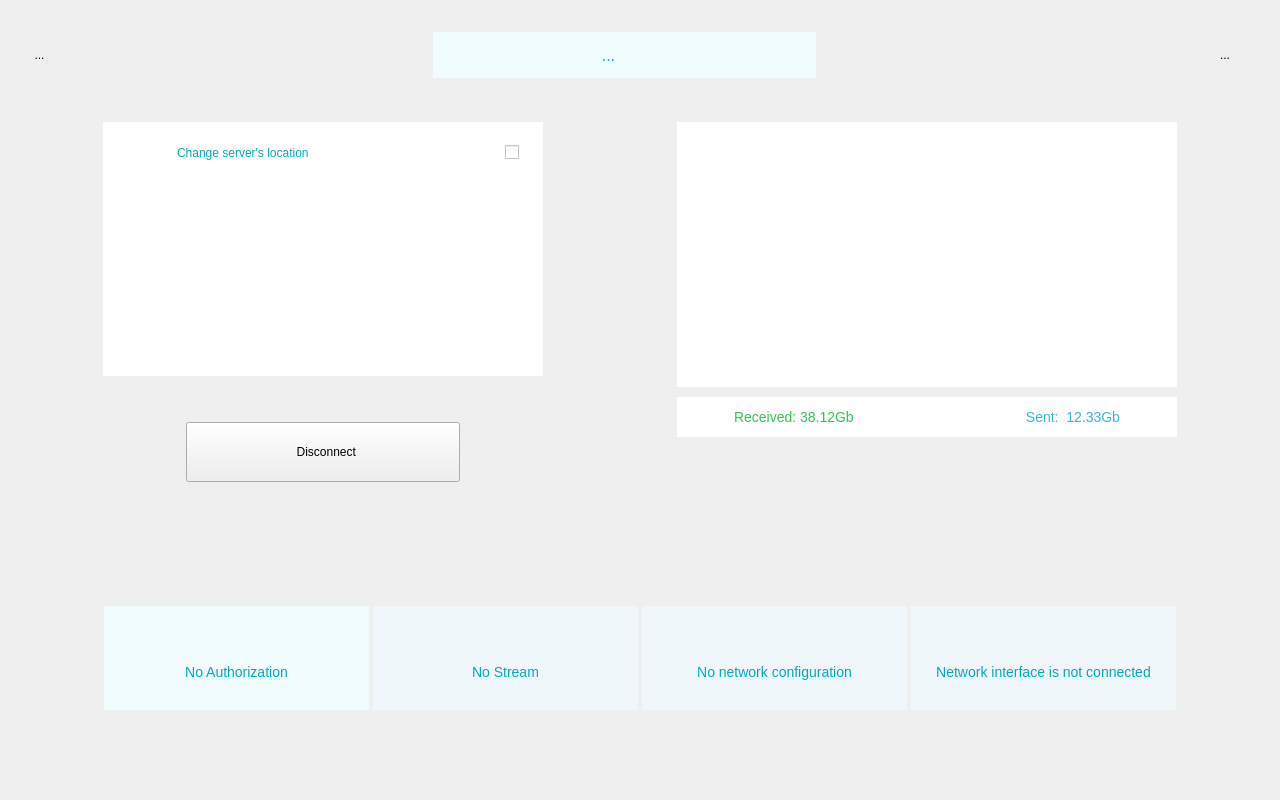
<?xml version="1.0" encoding="UTF-8"?>
<ui version="4.0">
 <class>DashboardBig</class>
 <widget class="QWidget" name="DashboardBig">
  <property name="geometry">
   <rect>
    <x>0</x>
    <y>0</y>
    <width>1280</width>
    <height>800</height>
   </rect>
  </property>
  <property name="maximumSize">
   <size>
    <width>1280</width>
    <height>800</height>
   </size>
  </property>
  <property name="windowTitle">
   <string>Form</string>
  </property>
  <property name="styleSheet">
   <string notr="true">#Dashboard {
	background-image: url(:/pics/bg\@3x.png);
}</string>
  </property>
  <layout class="QHBoxLayout" name="horizontalLayout_17">
   <property name="spacing">
    <number>0</number>
   </property>
   <property name="leftMargin">
    <number>30</number>
   </property>
   <property name="topMargin">
    <number>30</number>
   </property>
   <property name="rightMargin">
    <number>30</number>
   </property>
   <property name="bottomMargin">
    <number>30</number>
   </property>
   <item>
    <layout class="QHBoxLayout" name="horizontalLayout_16">
     <item>
      <layout class="QVBoxLayout" name="verticalLayout_8">
       <property name="bottomMargin">
        <number>0</number>
       </property>
       <item>
        <layout class="QHBoxLayout" name="horizontalLayout_3">
         <item>
          <widget class="QToolButton" name="btHelp">
           <property name="styleSheet">
            <string notr="true">border-radius:25px;</string>
           </property>
           <property name="text">
            <string>...</string>
           </property>
           <property name="icon">
            <iconset resource="../resources/DiveVPN/main.qrc">
             <normaloff>:/pics/help_icon_noactive@3x.png</normaloff>:/pics/help_icon_noactive@3x.png</iconset>
           </property>
           <property name="iconSize">
            <size>
             <width>50</width>
             <height>50</height>
            </size>
           </property>
           <property name="autoRaise">
            <bool>true</bool>
           </property>
          </widget>
         </item>
         <item>
          <spacer name="horizontalSpacer_2">
           <property name="orientation">
            <enum>Qt::Horizontal</enum>
           </property>
           <property name="sizeHint" stdset="0">
            <size>
             <width>198</width>
             <height>20</height>
            </size>
           </property>
          </spacer>
         </item>
         <item>
          <layout class="QHBoxLayout" name="horizontalLayout_2">
           <property name="spacing">
            <number>0</number>
           </property>
           <item>
            <widget class="QLabel" name="lbMessage">
             <property name="sizePolicy">
              <sizepolicy hsizetype="Expanding" vsizetype="Minimum">
               <horstretch>0</horstretch>
               <verstretch>0</verstretch>
              </sizepolicy>
             </property>
             <property name="minimumSize">
              <size>
               <width>225</width>
               <height>46</height>
              </size>
             </property>
             <property name="maximumSize">
              <size>
               <width>16777215</width>
               <height>46</height>
              </size>
             </property>
             <property name="styleSheet">
              <string notr="true">background-color: rgb(240, 252, 254);
font: 16px;
color: rgb(4, 167, 198);
</string>
             </property>
             <property name="text">
              <string>...</string>
             </property>
             <property name="alignment">
              <set>Qt::AlignCenter</set>
             </property>
            </widget>
           </item>
           <item>
            <widget class="QPushButton" name="btMessageClose">
             <property name="sizePolicy">
              <sizepolicy hsizetype="Minimum" vsizetype="Minimum">
               <horstretch>0</horstretch>
               <verstretch>0</verstretch>
              </sizepolicy>
             </property>
             <property name="minimumSize">
              <size>
               <width>20</width>
               <height>20</height>
              </size>
             </property>
             <property name="maximumSize">
              <size>
               <width>46</width>
               <height>46</height>
              </size>
             </property>
             <property name="styleSheet">
              <string notr="true">QPushButton {
	background-color: rgb(240, 252, 254);
    border: none;
}</string>
             </property>
             <property name="text">
              <string/>
             </property>
             <property name="icon">
              <iconset resource="../resources/DiveVPN/main.qrc">
               <normaloff>:/pics/close_icon@3x.png</normaloff>:/pics/close_icon@3x.png</iconset>
             </property>
             <property name="iconSize">
              <size>
               <width>46</width>
               <height>46</height>
              </size>
             </property>
             <property name="flat">
              <bool>false</bool>
             </property>
            </widget>
           </item>
          </layout>
         </item>
         <item>
          <spacer name="horizontalSpacer_3">
           <property name="orientation">
            <enum>Qt::Horizontal</enum>
           </property>
           <property name="sizeHint" stdset="0">
            <size>
             <width>108</width>
             <height>20</height>
            </size>
           </property>
          </spacer>
         </item>
         <item>
          <widget class="QToolButton" name="btSettings">
           <property name="minimumSize">
            <size>
             <width>50</width>
             <height>50</height>
            </size>
           </property>
           <property name="maximumSize">
            <size>
             <width>50</width>
             <height>50</height>
            </size>
           </property>
           <property name="styleSheet">
            <string notr="true">border-radius:25px;</string>
           </property>
           <property name="text">
            <string>...</string>
           </property>
           <property name="icon">
            <iconset resource="../resources/DiveVPN/main.qrc">
             <normaloff>:/pics/settings_icon_noactive@3x.png</normaloff>:/pics/settings_icon_noactive@3x.png</iconset>
           </property>
           <property name="iconSize">
            <size>
             <width>50</width>
             <height>50</height>
            </size>
           </property>
           <property name="autoRaise">
            <bool>true</bool>
           </property>
          </widget>
         </item>
        </layout>
       </item>
       <item>
        <spacer name="verticalSpacer_2">
         <property name="orientation">
          <enum>Qt::Vertical</enum>
         </property>
         <property name="sizeType">
          <enum>QSizePolicy::Fixed</enum>
         </property>
         <property name="sizeHint" stdset="0">
          <size>
           <width>20</width>
           <height>42</height>
          </size>
         </property>
        </spacer>
       </item>
       <item>
        <layout class="QHBoxLayout" name="horizontalLayout_15">
         <property name="leftMargin">
          <number>0</number>
         </property>
         <property name="topMargin">
          <number>0</number>
         </property>
         <property name="rightMargin">
          <number>0</number>
         </property>
         <property name="bottomMargin">
          <number>0</number>
         </property>
         <item>
          <spacer name="horizontalSpacer_17">
           <property name="orientation">
            <enum>Qt::Horizontal</enum>
           </property>
           <property name="sizeHint" stdset="0">
            <size>
             <width>40</width>
             <height>20</height>
            </size>
           </property>
          </spacer>
         </item>
         <item>
          <layout class="QVBoxLayout" name="verticalLayout_3">
           <property name="spacing">
            <number>6</number>
           </property>
           <property name="topMargin">
            <number>0</number>
           </property>
           <item>
            <widget class="QWidget" name="widget_5" native="true">
             <property name="minimumSize">
              <size>
               <width>440</width>
               <height>60</height>
              </size>
             </property>
             <property name="maximumSize">
              <size>
               <width>440</width>
               <height>300</height>
              </size>
             </property>
             <property name="styleSheet">
              <string notr="true">background-color: rgb(255, 255, 255);</string>
             </property>
             <layout class="QVBoxLayout" name="verticalLayout">
              <property name="spacing">
               <number>0</number>
              </property>
              <property name="leftMargin">
               <number>24</number>
              </property>
              <property name="topMargin">
               <number>16</number>
              </property>
              <property name="rightMargin">
               <number>24</number>
              </property>
              <property name="bottomMargin">
               <number>16</number>
              </property>
              <item>
               <layout class="QHBoxLayout" name="horizontalLayout_6">
                <property name="spacing">
                 <number>0</number>
                </property>
                <item>
                 <widget class="QLabel" name="lbLocationFlag">
                  <property name="sizePolicy">
                   <sizepolicy hsizetype="Fixed" vsizetype="Fixed">
                    <horstretch>0</horstretch>
                    <verstretch>0</verstretch>
                   </sizepolicy>
                  </property>
                  <property name="minimumSize">
                   <size>
                    <width>50</width>
                    <height>30</height>
                   </size>
                  </property>
                  <property name="maximumSize">
                   <size>
                    <width>50</width>
                    <height>30</height>
                   </size>
                  </property>
                  <property name="styleSheet">
                   <string notr="true">padding-right: 10px;
background-color: rgb(255, 255, 255);</string>
                  </property>
                  <property name="text">
                   <string/>
                  </property>
                  <property name="pixmap">
                   <pixmap resource="../resources/common/common.qrc">:/country/ussr.png</pixmap>
                  </property>
                  <property name="scaledContents">
                   <bool>true</bool>
                  </property>
                 </widget>
                </item>
                <item>
                 <widget class="QLabel" name="lbServerName">
                  <property name="sizePolicy">
                   <sizepolicy hsizetype="Expanding" vsizetype="Preferred">
                    <horstretch>0</horstretch>
                    <verstretch>0</verstretch>
                   </sizepolicy>
                  </property>
                  <property name="styleSheet">
                   <string notr="true">color: rgb(4, 167, 198);</string>
                  </property>
                  <property name="text">
                   <string>Change server's location</string>
                  </property>
                 </widget>
                </item>
                <item>
                 <widget class="QCheckBox" name="cbServersListVisible">
                  <property name="text">
                   <string/>
                  </property>
                 </widget>
                </item>
               </layout>
              </item>
              <item>
               <widget class="QListWidget" name="cbUpstream">
                <property name="styleSheet">
                 <string notr="true">color: rgb(4, 167, 198);
border: none;</string>
                </property>
               </widget>
              </item>
             </layout>
            </widget>
           </item>
           <item>
            <spacer name="verticalSpacer">
             <property name="orientation">
              <enum>Qt::Vertical</enum>
             </property>
             <property name="sizeType">
              <enum>QSizePolicy::MinimumExpanding</enum>
             </property>
             <property name="sizeHint" stdset="0">
              <size>
               <width>20</width>
               <height>40</height>
              </size>
             </property>
            </spacer>
           </item>
           <item>
            <layout class="QHBoxLayout" name="horizontalLayout_9">
             <item>
              <spacer name="horizontalSpacer_4">
               <property name="orientation">
                <enum>Qt::Horizontal</enum>
               </property>
               <property name="sizeHint" stdset="0">
                <size>
                 <width>40</width>
                 <height>20</height>
                </size>
               </property>
              </spacer>
             </item>
             <item>
              <widget class="QPushButton" name="btDisconnect">
               <property name="sizePolicy">
                <sizepolicy hsizetype="Minimum" vsizetype="Fixed">
                 <horstretch>0</horstretch>
                 <verstretch>0</verstretch>
                </sizepolicy>
               </property>
               <property name="minimumSize">
                <size>
                 <width>274</width>
                 <height>60</height>
                </size>
               </property>
               <property name="styleSheet">
                <string notr="true">QPushButton {
    border-radius: 30px;
	font: 19px Regular;
    background-color: rgb(240, 252, 254);
    color: #03A7C6;
    padding-left: 25px;
    image-position: left;
	image: url(:/pics/off_icon_noactive\@3x.png)
}

QPushButton:hover{
    background-color: #14B4DD;
	color: #fff;
	border: 1px solid #fff;
    padding-left: 25px;
    image-position: left;
	image: url(:/pics/off_icon_active\@3x.png)
} 
</string>
               </property>
               <property name="text">
                <string>  Disconnect</string>
               </property>
               <property name="iconSize">
                <size>
                 <width>30</width>
                 <height>19</height>
                </size>
               </property>
              </widget>
             </item>
             <item>
              <spacer name="horizontalSpacer_5">
               <property name="orientation">
                <enum>Qt::Horizontal</enum>
               </property>
               <property name="sizeHint" stdset="0">
                <size>
                 <width>40</width>
                 <height>20</height>
                </size>
               </property>
              </spacer>
             </item>
            </layout>
           </item>
          </layout>
         </item>
         <item>
          <spacer name="horizontalSpacer">
           <property name="orientation">
            <enum>Qt::Horizontal</enum>
           </property>
           <property name="sizeType">
            <enum>QSizePolicy::Fixed</enum>
           </property>
           <property name="sizeHint" stdset="0">
            <size>
             <width>134</width>
             <height>20</height>
            </size>
           </property>
          </spacer>
         </item>
         <item>
          <layout class="QVBoxLayout" name="verticalLayout_2">
           <property name="spacing">
            <number>0</number>
           </property>
           <property name="bottomMargin">
            <number>0</number>
           </property>
           <item>
            <widget class="QGraphicsView" name="graphicsView">
             <property name="minimumSize">
              <size>
               <width>500</width>
               <height>265</height>
              </size>
             </property>
             <property name="maximumSize">
              <size>
               <width>500</width>
               <height>265</height>
              </size>
             </property>
             <property name="styleSheet">
              <string notr="true">background-color: rgb(255,255,255);
border: none;</string>
             </property>
             <property name="verticalScrollBarPolicy">
              <enum>Qt::ScrollBarAlwaysOff</enum>
             </property>
             <property name="horizontalScrollBarPolicy">
              <enum>Qt::ScrollBarAlwaysOff</enum>
             </property>
             <property name="backgroundBrush">
              <brush brushstyle="NoBrush">
               <color alpha="255">
                <red>255</red>
                <green>255</green>
                <blue>255</blue>
               </color>
              </brush>
             </property>
             <property name="foregroundBrush">
              <brush brushstyle="NoBrush">
               <color alpha="255">
                <red>255</red>
                <green>255</green>
                <blue>255</blue>
               </color>
              </brush>
             </property>
             <property name="interactive">
              <bool>false</bool>
             </property>
             <property name="renderHints">
              <set>QPainter::Antialiasing|QPainter::HighQualityAntialiasing|QPainter::TextAntialiasing</set>
             </property>
             <property name="viewportUpdateMode">
              <enum>QGraphicsView::FullViewportUpdate</enum>
             </property>
            </widget>
           </item>
           <item>
            <spacer name="verticalSpacer_5">
             <property name="orientation">
              <enum>Qt::Vertical</enum>
             </property>
             <property name="sizeType">
              <enum>QSizePolicy::Fixed</enum>
             </property>
             <property name="sizeHint" stdset="0">
              <size>
               <width>20</width>
               <height>10</height>
              </size>
             </property>
            </spacer>
           </item>
           <item>
            <layout class="QHBoxLayout" name="horizontalLayout_7">
             <property name="spacing">
              <number>0</number>
             </property>
             <item>
              <widget class="QLabel" name="lbReceived">
               <property name="sizePolicy">
                <sizepolicy hsizetype="Expanding" vsizetype="Minimum">
                 <horstretch>0</horstretch>
                 <verstretch>0</verstretch>
                </sizepolicy>
               </property>
               <property name="maximumSize">
                <size>
                 <width>16777215</width>
                 <height>40</height>
                </size>
               </property>
               <property name="styleSheet">
                <string notr="true">background-color: rgb(255, 255, 255);
color: rgba(0, 181, 43, 0.8);;
font: 14px;
padding-left: 54px;
border: none;</string>
               </property>
               <property name="text">
                <string>Received: 38.12Gb</string>
               </property>
               <property name="alignment">
                <set>Qt::AlignLeading|Qt::AlignLeft|Qt::AlignVCenter</set>
               </property>
              </widget>
             </item>
             <item>
              <widget class="QLabel" name="lbSent">
               <property name="sizePolicy">
                <sizepolicy hsizetype="Expanding" vsizetype="Minimum">
                 <horstretch>0</horstretch>
                 <verstretch>0</verstretch>
                </sizepolicy>
               </property>
               <property name="minimumSize">
                <size>
                 <width>0</width>
                 <height>40</height>
                </size>
               </property>
               <property name="maximumSize">
                <size>
                 <width>16777215</width>
                 <height>40</height>
                </size>
               </property>
               <property name="styleSheet">
                <string notr="true">background-color: rgb(255, 255, 255);
color: rgba(3, 167, 198, 0.8);
padding-right: 54px;
font: 14px;
border: none;</string>
               </property>
               <property name="text">
                <string>Sent:  12.33Gb</string>
               </property>
               <property name="alignment">
                <set>Qt::AlignRight|Qt::AlignTrailing|Qt::AlignVCenter</set>
               </property>
              </widget>
             </item>
            </layout>
           </item>
           <item>
            <spacer name="verticalSpacer_6">
             <property name="orientation">
              <enum>Qt::Vertical</enum>
             </property>
             <property name="sizeHint" stdset="0">
              <size>
               <width>20</width>
               <height>0</height>
              </size>
             </property>
            </spacer>
           </item>
          </layout>
         </item>
         <item>
          <spacer name="horizontalSpacer_16">
           <property name="orientation">
            <enum>Qt::Horizontal</enum>
           </property>
           <property name="sizeHint" stdset="0">
            <size>
             <width>40</width>
             <height>20</height>
            </size>
           </property>
          </spacer>
         </item>
        </layout>
       </item>
       <item>
        <spacer name="verticalSpacer_3">
         <property name="orientation">
          <enum>Qt::Vertical</enum>
         </property>
         <property name="sizeType">
          <enum>QSizePolicy::Expanding</enum>
         </property>
         <property name="sizeHint" stdset="0">
          <size>
           <width>867</width>
           <height>13</height>
          </size>
         </property>
        </spacer>
       </item>
       <item>
        <layout class="QHBoxLayout" name="horizontalLayout_12">
         <property name="spacing">
          <number>4</number>
         </property>
         <property name="leftMargin">
          <number>0</number>
         </property>
         <property name="rightMargin">
          <number>0</number>
         </property>
         <item>
          <spacer name="horizontalSpacer_14">
           <property name="orientation">
            <enum>Qt::Horizontal</enum>
           </property>
           <property name="sizeHint" stdset="0">
            <size>
             <width>40</width>
             <height>20</height>
            </size>
           </property>
          </spacer>
         </item>
         <item>
          <widget class="QWidget" name="widget" native="true">
           <property name="minimumSize">
            <size>
             <width>265</width>
             <height>104</height>
            </size>
           </property>
           <property name="maximumSize">
            <size>
             <width>265</width>
             <height>104</height>
            </size>
           </property>
           <property name="styleSheet">
            <string notr="true">background-color: rgb(240, 252, 254);</string>
           </property>
           <layout class="QVBoxLayout" name="verticalLayout_11">
            <item>
             <layout class="QHBoxLayout" name="horizontalLayout">
              <item>
               <spacer name="horizontalSpacer_6">
                <property name="orientation">
                 <enum>Qt::Horizontal</enum>
                </property>
                <property name="sizeHint" stdset="0">
                 <size>
                  <width>40</width>
                  <height>20</height>
                 </size>
                </property>
               </spacer>
              </item>
              <item>
               <layout class="QVBoxLayout" name="verticalLayout_4">
                <item>
                 <widget class="QLabel" name="lbAuthorization">
                  <property name="sizePolicy">
                   <sizepolicy hsizetype="Minimum" vsizetype="Minimum">
                    <horstretch>0</horstretch>
                    <verstretch>0</verstretch>
                   </sizepolicy>
                  </property>
                  <property name="minimumSize">
                   <size>
                    <width>20</width>
                    <height>20</height>
                   </size>
                  </property>
                  <property name="maximumSize">
                   <size>
                    <width>20</width>
                    <height>20</height>
                   </size>
                  </property>
                  <property name="styleSheet">
                   <string notr="true"/>
                  </property>
                  <property name="frameShape">
                   <enum>QFrame::NoFrame</enum>
                  </property>
                  <property name="lineWidth">
                   <number>0</number>
                  </property>
                  <property name="midLineWidth">
                   <number>0</number>
                  </property>
                  <property name="text">
                   <string/>
                  </property>
                  <property name="pixmap">
                   <pixmap resource="../resources/DiveVPN/main.qrc">:/pics/point_green@3x.png</pixmap>
                  </property>
                  <property name="scaledContents">
                   <bool>true</bool>
                  </property>
                 </widget>
                </item>
               </layout>
              </item>
              <item>
               <spacer name="horizontalSpacer_7">
                <property name="orientation">
                 <enum>Qt::Horizontal</enum>
                </property>
                <property name="sizeHint" stdset="0">
                 <size>
                  <width>40</width>
                  <height>20</height>
                 </size>
                </property>
               </spacer>
              </item>
             </layout>
            </item>
            <item>
             <widget class="QLabel" name="lbAuthorizationText">
              <property name="sizePolicy">
               <sizepolicy hsizetype="Preferred" vsizetype="Minimum">
                <horstretch>0</horstretch>
                <verstretch>0</verstretch>
               </sizepolicy>
              </property>
              <property name="maximumSize">
               <size>
                <width>16777215</width>
                <height>50</height>
               </size>
              </property>
              <property name="font">
               <font>
                <pointsize>-1</pointsize>
                <weight>50</weight>
                <italic>false</italic>
                <bold>false</bold>
               </font>
              </property>
              <property name="styleSheet">
               <string notr="true">color: #03A7C6; 
font: 14px;</string>
              </property>
              <property name="text">
               <string>No Authorization</string>
              </property>
              <property name="alignment">
               <set>Qt::AlignCenter</set>
              </property>
              <property name="wordWrap">
               <bool>true</bool>
              </property>
             </widget>
            </item>
           </layout>
          </widget>
         </item>
         <item>
          <widget class="QWidget" name="widget_2" native="true">
           <property name="minimumSize">
            <size>
             <width>265</width>
             <height>104</height>
            </size>
           </property>
           <property name="maximumSize">
            <size>
             <width>265</width>
             <height>104</height>
            </size>
           </property>
           <property name="styleSheet">
            <string notr="true">background-color: rgb(240, 247, 250);</string>
           </property>
           <layout class="QVBoxLayout" name="verticalLayout_12">
            <item>
             <layout class="QHBoxLayout" name="horizontalLayout_8">
              <item>
               <spacer name="horizontalSpacer_8">
                <property name="orientation">
                 <enum>Qt::Horizontal</enum>
                </property>
                <property name="sizeHint" stdset="0">
                 <size>
                  <width>40</width>
                  <height>20</height>
                 </size>
                </property>
               </spacer>
              </item>
              <item>
               <layout class="QVBoxLayout" name="verticalLayout_5">
                <item>
                 <widget class="QLabel" name="lbStream">
                  <property name="sizePolicy">
                   <sizepolicy hsizetype="Minimum" vsizetype="Minimum">
                    <horstretch>0</horstretch>
                    <verstretch>0</verstretch>
                   </sizepolicy>
                  </property>
                  <property name="minimumSize">
                   <size>
                    <width>20</width>
                    <height>20</height>
                   </size>
                  </property>
                  <property name="maximumSize">
                   <size>
                    <width>20</width>
                    <height>20</height>
                   </size>
                  </property>
                  <property name="styleSheet">
                   <string notr="true"/>
                  </property>
                  <property name="frameShape">
                   <enum>QFrame::NoFrame</enum>
                  </property>
                  <property name="lineWidth">
                   <number>0</number>
                  </property>
                  <property name="midLineWidth">
                   <number>0</number>
                  </property>
                  <property name="text">
                   <string/>
                  </property>
                  <property name="pixmap">
                   <pixmap resource="../resources/DiveVPN/main.qrc">:/pics/point_blue@3x.png</pixmap>
                  </property>
                  <property name="scaledContents">
                   <bool>true</bool>
                  </property>
                 </widget>
                </item>
               </layout>
              </item>
              <item>
               <spacer name="horizontalSpacer_9">
                <property name="orientation">
                 <enum>Qt::Horizontal</enum>
                </property>
                <property name="sizeHint" stdset="0">
                 <size>
                  <width>40</width>
                  <height>20</height>
                 </size>
                </property>
               </spacer>
              </item>
             </layout>
            </item>
            <item>
             <widget class="QLabel" name="lbStreamText">
              <property name="sizePolicy">
               <sizepolicy hsizetype="Preferred" vsizetype="Minimum">
                <horstretch>0</horstretch>
                <verstretch>0</verstretch>
               </sizepolicy>
              </property>
              <property name="maximumSize">
               <size>
                <width>16777215</width>
                <height>50</height>
               </size>
              </property>
              <property name="font">
               <font>
                <pointsize>-1</pointsize>
                <weight>50</weight>
                <italic>false</italic>
                <bold>false</bold>
               </font>
              </property>
              <property name="styleSheet">
               <string notr="true">color: #03A7C6; 
font: 14px;</string>
              </property>
              <property name="text">
               <string notr="true">No Stream</string>
              </property>
              <property name="alignment">
               <set>Qt::AlignCenter</set>
              </property>
              <property name="wordWrap">
               <bool>true</bool>
              </property>
             </widget>
            </item>
           </layout>
          </widget>
         </item>
         <item>
          <widget class="QWidget" name="widget_3" native="true">
           <property name="minimumSize">
            <size>
             <width>265</width>
             <height>104</height>
            </size>
           </property>
           <property name="maximumSize">
            <size>
             <width>265</width>
             <height>104</height>
            </size>
           </property>
           <property name="styleSheet">
            <string notr="true">background-color: rgb(240, 247, 250);</string>
           </property>
           <layout class="QVBoxLayout" name="verticalLayout_13">
            <item>
             <layout class="QHBoxLayout" name="horizontalLayout_10">
              <item>
               <spacer name="horizontalSpacer_10">
                <property name="orientation">
                 <enum>Qt::Horizontal</enum>
                </property>
                <property name="sizeHint" stdset="0">
                 <size>
                  <width>40</width>
                  <height>20</height>
                 </size>
                </property>
               </spacer>
              </item>
              <item>
               <layout class="QVBoxLayout" name="verticalLayout_6">
                <item>
                 <widget class="QLabel" name="lbNetConf">
                  <property name="sizePolicy">
                   <sizepolicy hsizetype="Minimum" vsizetype="Minimum">
                    <horstretch>0</horstretch>
                    <verstretch>0</verstretch>
                   </sizepolicy>
                  </property>
                  <property name="minimumSize">
                   <size>
                    <width>20</width>
                    <height>20</height>
                   </size>
                  </property>
                  <property name="maximumSize">
                   <size>
                    <width>20</width>
                    <height>20</height>
                   </size>
                  </property>
                  <property name="styleSheet">
                   <string notr="true"/>
                  </property>
                  <property name="frameShape">
                   <enum>QFrame::NoFrame</enum>
                  </property>
                  <property name="lineWidth">
                   <number>0</number>
                  </property>
                  <property name="midLineWidth">
                   <number>0</number>
                  </property>
                  <property name="text">
                   <string/>
                  </property>
                  <property name="pixmap">
                   <pixmap resource="../resources/DiveVPN/main.qrc">:/pics/point_yellow@3x.png</pixmap>
                  </property>
                  <property name="scaledContents">
                   <bool>true</bool>
                  </property>
                 </widget>
                </item>
               </layout>
              </item>
              <item>
               <spacer name="horizontalSpacer_11">
                <property name="orientation">
                 <enum>Qt::Horizontal</enum>
                </property>
                <property name="sizeHint" stdset="0">
                 <size>
                  <width>40</width>
                  <height>20</height>
                 </size>
                </property>
               </spacer>
              </item>
             </layout>
            </item>
            <item>
             <widget class="QLabel" name="lbNetConfText">
              <property name="enabled">
               <bool>true</bool>
              </property>
              <property name="sizePolicy">
               <sizepolicy hsizetype="Preferred" vsizetype="Minimum">
                <horstretch>0</horstretch>
                <verstretch>0</verstretch>
               </sizepolicy>
              </property>
              <property name="maximumSize">
               <size>
                <width>16777215</width>
                <height>50</height>
               </size>
              </property>
              <property name="font">
               <font>
                <pointsize>-1</pointsize>
                <weight>50</weight>
                <italic>false</italic>
                <bold>false</bold>
               </font>
              </property>
              <property name="styleSheet">
               <string notr="true">color: #03A7C6; 
font: 14px;</string>
              </property>
              <property name="text">
               <string>No network configuration</string>
              </property>
              <property name="alignment">
               <set>Qt::AlignCenter</set>
              </property>
              <property name="wordWrap">
               <bool>true</bool>
              </property>
             </widget>
            </item>
           </layout>
          </widget>
         </item>
         <item>
          <widget class="QWidget" name="widget_4" native="true">
           <property name="minimumSize">
            <size>
             <width>265</width>
             <height>104</height>
            </size>
           </property>
           <property name="maximumSize">
            <size>
             <width>265</width>
             <height>104</height>
            </size>
           </property>
           <property name="styleSheet">
            <string notr="true">background-color: rgb(240, 247, 250);</string>
           </property>
           <layout class="QVBoxLayout" name="verticalLayout_14">
            <item>
             <layout class="QHBoxLayout" name="horizontalLayout_11">
              <item>
               <spacer name="horizontalSpacer_12">
                <property name="orientation">
                 <enum>Qt::Horizontal</enum>
                </property>
                <property name="sizeHint" stdset="0">
                 <size>
                  <width>40</width>
                  <height>20</height>
                 </size>
                </property>
               </spacer>
              </item>
              <item>
               <layout class="QVBoxLayout" name="verticalLayout_7">
                <item>
                 <widget class="QLabel" name="lbTunnel">
                  <property name="sizePolicy">
                   <sizepolicy hsizetype="Minimum" vsizetype="Minimum">
                    <horstretch>0</horstretch>
                    <verstretch>0</verstretch>
                   </sizepolicy>
                  </property>
                  <property name="minimumSize">
                   <size>
                    <width>20</width>
                    <height>20</height>
                   </size>
                  </property>
                  <property name="maximumSize">
                   <size>
                    <width>20</width>
                    <height>20</height>
                   </size>
                  </property>
                  <property name="styleSheet">
                   <string notr="true"/>
                  </property>
                  <property name="frameShape">
                   <enum>QFrame::NoFrame</enum>
                  </property>
                  <property name="lineWidth">
                   <number>0</number>
                  </property>
                  <property name="midLineWidth">
                   <number>0</number>
                  </property>
                  <property name="text">
                   <string/>
                  </property>
                  <property name="pixmap">
                   <pixmap resource="../resources/DiveVPN/main.qrc">:/pics/point_red@3x.png</pixmap>
                  </property>
                  <property name="scaledContents">
                   <bool>true</bool>
                  </property>
                 </widget>
                </item>
               </layout>
              </item>
              <item>
               <spacer name="horizontalSpacer_13">
                <property name="orientation">
                 <enum>Qt::Horizontal</enum>
                </property>
                <property name="sizeHint" stdset="0">
                 <size>
                  <width>40</width>
                  <height>20</height>
                 </size>
                </property>
               </spacer>
              </item>
             </layout>
            </item>
            <item>
             <widget class="QLabel" name="lbTunnelText">
              <property name="sizePolicy">
               <sizepolicy hsizetype="Preferred" vsizetype="Minimum">
                <horstretch>0</horstretch>
                <verstretch>0</verstretch>
               </sizepolicy>
              </property>
              <property name="maximumSize">
               <size>
                <width>16777215</width>
                <height>50</height>
               </size>
              </property>
              <property name="font">
               <font>
                <pointsize>-1</pointsize>
                <weight>50</weight>
                <italic>false</italic>
                <bold>false</bold>
               </font>
              </property>
              <property name="styleSheet">
               <string notr="true">color: #03A7C6; 
font: 14px;</string>
              </property>
              <property name="text">
               <string>Network interface is not connected</string>
              </property>
              <property name="alignment">
               <set>Qt::AlignCenter</set>
              </property>
              <property name="wordWrap">
               <bool>true</bool>
              </property>
             </widget>
            </item>
           </layout>
          </widget>
         </item>
         <item>
          <spacer name="horizontalSpacer_15">
           <property name="orientation">
            <enum>Qt::Horizontal</enum>
           </property>
           <property name="sizeHint" stdset="0">
            <size>
             <width>40</width>
             <height>20</height>
            </size>
           </property>
          </spacer>
         </item>
        </layout>
       </item>
       <item>
        <spacer name="verticalSpacer_4">
         <property name="orientation">
          <enum>Qt::Vertical</enum>
         </property>
         <property name="sizeType">
          <enum>QSizePolicy::Fixed</enum>
         </property>
         <property name="sizeHint" stdset="0">
          <size>
           <width>20</width>
           <height>60</height>
          </size>
         </property>
        </spacer>
       </item>
      </layout>
     </item>
    </layout>
   </item>
  </layout>
 </widget>
 <resources>
  <include location="../resources/common/common.qrc"/>
  <include location="../resources/DiveVPN/main.qrc"/>
 </resources>
 <connections/>
</ui>
